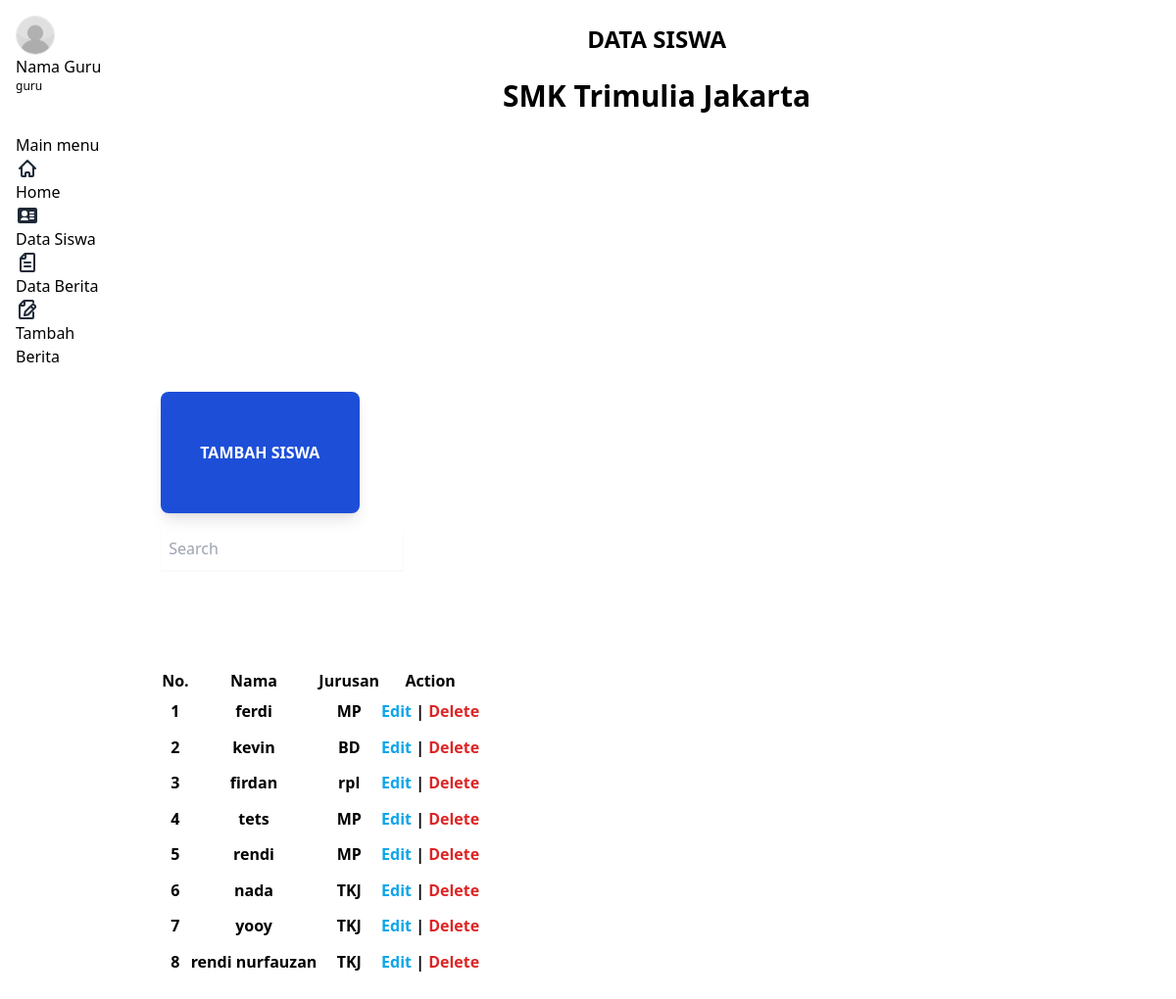
The page /guru/siswa.php (signed in) on the database its author committed.
### tables this page shows
CREATE TABLE `siswa` (
  `id_siswa` int(11) NOT NULL,
  `nama_siswa` varchar(50) NOT NULL,
  `jurusan_siswa` varchar(10) NOT NULL,
  `password_siswa` varchar(400) NOT NULL,
  `gender_siswa` varchar(100) DEFAULT NULL,
  `agama_siswa` varchar(50) DEFAULT NULL,
  `nis_siswa` varchar(50) DEFAULT NULL,
  `nisn_siswa` varchar(255) DEFAULT NULL,
  `tempat_lahir_siswa` varchar(255) DEFAULT NULL,
  `tanggal_lahir_siswa` varchar(255) DEFAULT NULL,
  `foto_siswa` varchar(355) DEFAULT NULL,
  `kelas_siswa` varchar(100) DEFAULT NULL
);

### koneksi.php (called while the page is built, shortened)
<?php
    $koneksi = mysqli_connect("localhost","root","","sekolah_db");
    function query($query) {
        global $koneksi;
        $result = mysqli_query($koneksi, $query);
        $rows = [];
        while ($row = mysqli_fetch_assoc($result)) {
            $rows[] = $row;
        }
        return $rows;
    }
?>

### guru/siswa.php (the view, shortened to what this page needs)
<?php
require("../koneksi.php");
$siswa = query("SELECT * FROM siswa");
?>
<!DOCTYPE html>
<html lang="en">
<head>
    <link rel="stylesheet" href="https://cdn.jsdelivr.net/npm/rippleui@1.12.1/dist/css/styles.css" />
</head>
<body>
    <div class="sticky flex h-screen flex-row gap-4 overflow-y-auto rounded-lg sm:overflow-x-hidden">
        <aside class="sidebar-sticky sidebar justify-start">
            <section id="profil-admin" class="sidebar-title items-center p-4 ">
                <div class="border w-10 h-10 rounded-full mr-3 overflow-hidden hover:cursor-pointer">
                    <img src="../assets/deafult.profil-admin.svg" alt="" class="w-full h-full object-cover">
                </div>
                <div class="flex flex-col hover:cursor-pointer">
                    <span>Nama Guru</span>
                    <span class="text-xs font-normal text-content2"><?php echo $_SESSION["username-guru"] ?></span>
                </div>
            </section>
            <section class="menu-section px-4 mt-6">
                <span class="menu-title">Main menu</span>
                <ul class="menu-items">
                    <a href="index.php">
                        <li class="menu-item">
                            <span>Home</span>
                        </li>
                    </a>
                    <a href="siswa.php">
                        <li class="menu-item menu-active">
                            <span>Data Siswa</span>
                        </li>
                    </a>
                    <a href="berita.php">
                        <li class="menu-item">
                            <span>Data Berita</span>
                        </li>
                    </a>
                    <a href="tambah-berita.php">
                        <li class="menu-item">
                            <span>Tambah Berita</span>
                        </li>
                    </a>
                </ul>
            </section>
        </aside>
        <div class="flex w-full flex-row flex-wrap gap-4 p-6 justify-center">
            <div class="text-center">
                <h1 class="font-bold text-2xl">DATA SISWA</h1>
                <br>
                <h2 class="font-bold text-3xl">SMK Trimulia Jakarta</h2>
            </div>
            <div class="my-4 grid w-full  gap-4">
                <button id="tambah-btn" class="text-white font-bold bg-blue-700 px-7 py-2 rounded-lg w-1/5 hover:bg-blue-800 transition shadow-lg">TAMBAH SISWA</button>
                <form action="" method="get" class="">
                    <input type="text" name="keyword" placeholder="Search" class="p-2 border-white focus:outline-none shadow-sm border-b-2 bg-transparent">
                    <button class="" type="submit" name="cari">
                        <svg xmlns="http://www.w3.org/2000/svg" width="16" height="16" fill="#ffffff" class="bi bi-search ml-2" viewBox="0 0 16 16">
                            <path d="M11.742 10.344a6.5 6.5 0 1 0-1.397 1.398h-.001q.044.06.098.115l3.85 3.85a1 1 0 0 0 1.415-1.414l-3.85-3.85a1 1 0 0 0-.115-.1zM12 6.5a5.5 5.5 0 1 1-11 0 5.5 5.5 0 0 1 11 0" />
                        </svg>
                    </button>
                </form>
                <div class="flex w-full overflow-x-auto">
                    <table class="table-zebra table">
                        <thead>
                            <tr>
                                <th>No.</th>
                                <th>Nama</th>
                                <th>Jurusan</th>
                                <th>Action</th>
                            </tr>
                        </thead>
                        <tbody>
                            <?php $no = 1 ?>
                            <?php foreach ($siswa as $siswa) : ?>
                                <tr>
                                    <th><?php echo $no ?></th>
                                    <th><?php echo $siswa["nama_siswa"] ?></th>
                                    <th><?php echo $siswa["jurusan_siswa"] ?></th>
                                    <th><a class="text-sky-500 edit" href="#">Edit</a> | <a class="text-red-600" href="delete-siswa.php?id_siswa=<?php echo $siswa["id_siswa"] ?>">Delete</a></th>
                                </tr>
                                <?php $no++ ?>
                            <?php endforeach; ?>
                        </tbody>
                    </table>
                </div>
            </div>
        </div>
    </div>
    <script src="https://cdn.tailwindcss.com"></script>
</body>
</html>

### rows shown on the page
siswa: nama_siswa "ferdi", jurusan_siswa "MP"
siswa: nama_siswa "kevin", jurusan_siswa "BD"
siswa: nama_siswa "firdan", jurusan_siswa "rpl"
siswa: nama_siswa "tets", jurusan_siswa "MP"
siswa: nama_siswa "rendi", jurusan_siswa "MP"
siswa: nama_siswa "nada", jurusan_siswa "TKJ"
siswa: nama_siswa "yooy", jurusan_siswa "TKJ"
siswa: nama_siswa "rendi nurfauzan", jurusan_siswa "TKJ"

### other values the page prints
$_SESSION["username-guru"] "guru"
